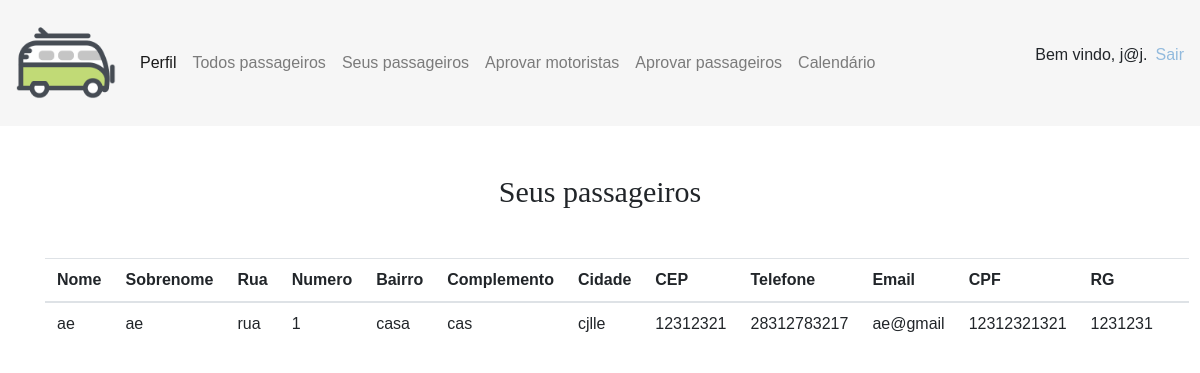
/paginas/van_passageiro.php (signed in), run on an earlier commit of the app's database.
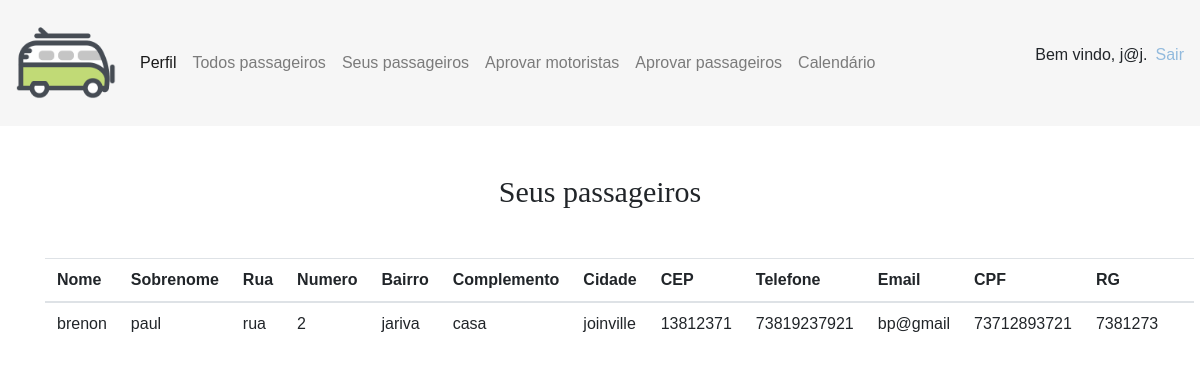
And on a later commit of the database.
### tables this page shows
CREATE TABLE `usuarios` (
  `id_usuario` int(8) NOT NULL,
  `tipuser_tip_user` int(1) DEFAULT NULL,
  `cpf` bigint(12) NOT NULL,
  `rg` int(7) NOT NULL,
  `email` varchar(40) NOT NULL,
  `nome` varchar(40) NOT NULL,
  `sobrenome` varchar(15) NOT NULL,
  `sexo` varchar(11) NOT NULL,
  `telefone` bigint(20) NOT NULL,
  `senha` longtext NOT NULL,
  `aprovado` int(1) UNSIGNED NOT NULL DEFAULT 0
);

CREATE TABLE `enderecos` (
  `id_end_passageiro` int(5) NOT NULL,
  `id_passageiro_id` int(5) DEFAULT NULL,
  `cep` int(8) NOT NULL,
  `rua` varchar(50) NOT NULL,
  `numero` bigint(6) NOT NULL,
  `bairro` varchar(20) NOT NULL,
  `estado` varchar(20) NOT NULL,
  `cidade` varchar(50) NOT NULL,
  `complemento` varchar(40) NOT NULL
);

### paginas/van_passageiro.php (the view, shortened to what this page needs)
<?php
require('cabecalho.php');
$id_usuario = $_SESSION['id'];
$query = "SELECT id_motorista FROM usuarios, motoristas WHERE id_usuario = $id_usuario AND user_iduser = id_usuario";
$result = mysqli_query($conexao, $query);
$rows = [];
$linha = mysqli_fetch_assoc($result);
$rows[] = $linha;
$id_motorista = $rows[0]['id_motorista'];
$sql = $conexao->query("SELECT nome, sobrenome, rua, numero, bairro, complemento, cidade, cep, telefone, email, cpf, rg FROM usuarios, passageiros, enderecos WHERE id_usuario = id_usuario_id AND id_motorista_id = '$id_motorista' AND id_passageiro = id_passageiro_id ") or die ($conexao->error);
?>
<html lang="en">
<head>
</head>
<div class="container">
<h3 class="register-heading my-5 mx-auto" style="font-family: 'CustomFont'; font-weight:normal; font-style:normal; font-size: 30PX; text-align: center;">Seus passageiros</h3>
<table class="table">
<thead>
    <tr>
      <th scope="col">Nome</th>
      <th scope="col">Sobrenome</th>
      <th scope="col">Rua</th>
      <th scope="col">Numero</th>
      <th scope="col">Bairro</th>
      <th scope="col">Complemento</th>
      <th scope="col">Cidade</th>
      <th scope="col">CEP</th>
      <th scope="col">Telefone</th>
      <th scope="col">Email</th>
      <th scope="col">CPF</th>
      <th scope="col">RG</th>
      <th></th>
    </tr>
  </thead>
    <tbody>
    <?php while($info = $sql->fetch_array()){ ?>
    <td><?php echo $info['nome']; ?></td>
    <td><?php echo $info['sobrenome']; ?></td>
    <td><?php echo $info['rua']; ?></td>
    <td><?php echo $info['numero']; ?></td>
    <td><?php echo $info['bairro']; ?></td>
    <td><?php echo $info['complemento']; ?></td>
    <td><?php echo $info['cidade']; ?></td>
    <td><?php echo $info['cep']; ?></td>
    <td><?php echo $info['telefone']; ?></td>
    <td><?php echo $info['email']; ?></td>
    <td><?php echo $info['cpf']; ?></td>
    <td><?php echo $info['rg']; ?></td>
    <?php } ?>
    </tbody>
</table>

What changed in the data, as far as the page shows it:
removed usuarios: nome "ae", sobrenome "ae", enderecos.rua "rua", enderecos.numero "1", enderecos.bairro "casa", enderecos.complemento "cas", enderecos.cidade "cjlle", enderecos.cep "12312321", telefone "28312783217", email "ae@gmail", cpf "12312321321", rg "1231231"
added usuarios: nome "brenon", sobrenome "paul", enderecos.rua "rua", enderecos.numero "2", enderecos.bairro "jariva", enderecos.complemento "casa", enderecos.cidade "joinville", enderecos.cep "13812371", telefone "73819237921", email "bp@gmail", cpf "73712893721", rg "7381273"
